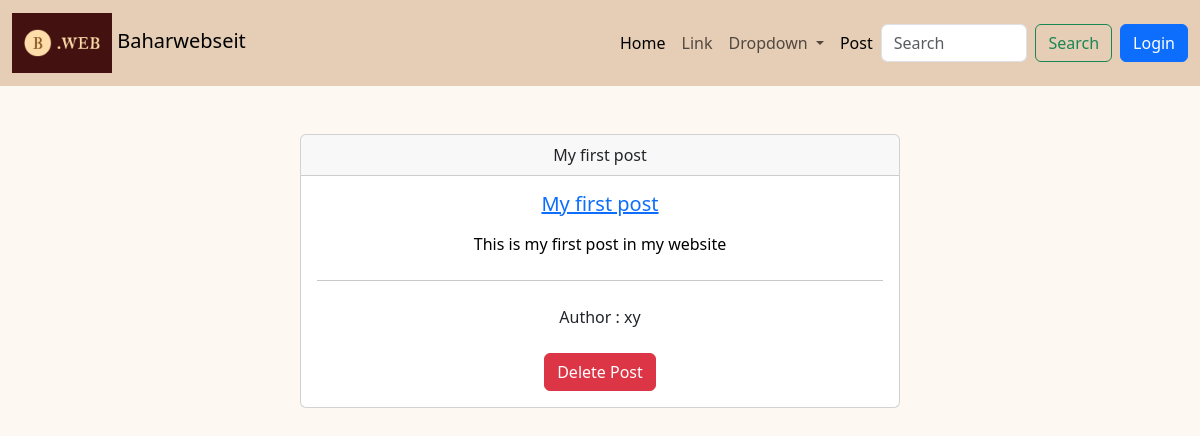
/posts/1, run on the app's committed database.
### posts/models.py (models this page shows, shortened)
class Post(models.Model):
    title=models.CharField(max_length=25)
    body=models.CharField(max_length=500)
    auther =models.ForeignKey(User , on_delete=models.CASCADE)

### posts/views.py (the view)
# urls.py: path('<int:id>', views.detail, name='details'),
def  detail(request,id):
     post= get_object_or_404(Post, pk=id)
     return render(request, "posts/detail.html", {"post":post})

### posts/templates/posts/detail.html (shortened to what this page needs)
{% extends "base.html"%}
{% block content %}
  {%  include 'posts/post.html' %}
{% endblock %}

### posts/templates/posts/post.html
<div class="card text-center mx-auto mt-5" style="max-width: 600px;">
  <div class="card-header">
    {{ post.title }}
  </div>
  <div class="card-body">
    <h5 class="card-title mb-3" style="color: black;">
      <a href="{% url 'details' post.id %}">{{ post.title }}</a>
    </h5>
    <p class="card-text mb-4" style="color: black;">
      {{ post.body }}
    </p>
    <hr class="my-4">
    <p class="mb-4">Author : {{ post.auther }}</p>
    <a href="{% url 'delete' post.id %}" class="btn btn-danger btn-small">
      Delete Post
    </a>
  </div>
</div>

### data on the page
Post: title "My first post", body "This is my first post in my website", auther "xy"
